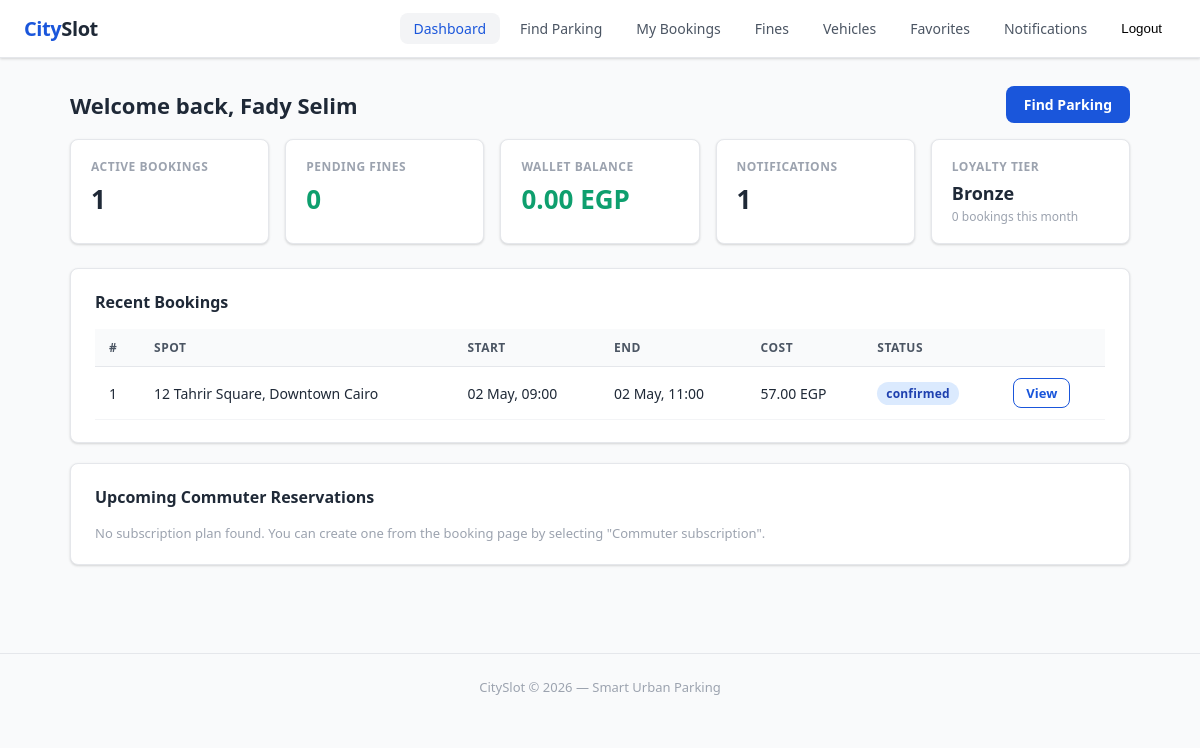
Page /index.php/driver/dashboard (signed in) on the committed database.
### tables this page shows
CREATE TABLE `drivers` (
  `driver_id`     INT UNSIGNED PRIMARY KEY,
  `phone_number`  VARCHAR(20)  DEFAULT NULL,
  `loyalty_count` INT          NOT NULL DEFAULT 0,
  `account_status` ENUM('active','suspended','deleted') NOT NULL DEFAULT 'active',
  `unpaid_fines`  INT          NOT NULL DEFAULT 0,
  `can_book`      TINYINT(1)   NOT NULL DEFAULT 1,
  `push_enabled`  TINYINT(1)   NOT NULL DEFAULT 1,
  `wallet_balance` DECIMAL(10,2) NOT NULL DEFAULT 0.00,
  FOREIGN KEY (`driver_id`) REFERENCES `users`(`id`) ON DELETE CASCADE
);

CREATE TABLE `loyalty_accounts` (
  `loyalty_id`          INT UNSIGNED AUTO_INCREMENT PRIMARY KEY,
  `driver_id`           INT UNSIGNED NOT NULL UNIQUE,
  `booking_last_30_days` INT         NOT NULL DEFAULT 0,
  `current_tier`        ENUM('bronze','silver','gold') NOT NULL DEFAULT 'bronze',
  `total_points`        DECIMAL(10,2) NOT NULL DEFAULT 0.00,
  FOREIGN KEY (`driver_id`) REFERENCES `users`(`id`) ON DELETE CASCADE
);

CREATE TABLE `reservations` (
  `reservation_id`       INT UNSIGNED AUTO_INCREMENT PRIMARY KEY,
  `driver_id`            INT UNSIGNED NOT NULL,
  `spot_id`              INT UNSIGNED NOT NULL,
  `vehicle_id`           INT UNSIGNED DEFAULT NULL,
  `payment_id`           INT UNSIGNED DEFAULT NULL,
  `start_time`           DATETIME     NOT NULL,
  `end_time`             DATETIME     NOT NULL,
  `arrival_time`         DATETIME     DEFAULT NULL,
  `buffer_end_time`      DATETIME     DEFAULT NULL,
  `status`               ENUM('pending','confirmed','active','completed','cancelled','no_show') NOT NULL DEFAULT 'pending',
  `qr_code_token`        VARCHAR(64)  NOT NULL UNIQUE,
  `is_subscription`      TINYINT(1)   NOT NULL DEFAULT 0,
  `buffer_applied`       TINYINT(1)   NOT NULL DEFAULT 0,
  `grace_period_mins`    INT          NOT NULL DEFAULT 5,
  `check_in_time`        DATETIME     DEFAULT NULL,
  `check_out_time`       DATETIME     DEFAULT NULL,
  `cancelled_at`         DATETIME     DEFAULT NULL,
  `payment_token`        VARCHAR(100) DEFAULT NULL,
  `hold_id`              VARCHAR(100) DEFAULT NULL,
  `overstay_minutes`     INT          NOT NULL DEFAULT 0,
  `license_plate_id`     INT UNSIGNED DEFAULT NULL,
  `alternative_spot_id`  INT UNSIGNED DEFAULT NULL,
  `alert_sent`           TINYINT(1)   NOT NULL DEFAULT 0,
  `recurring_days`       VARCHAR(50)  DEFAULT NULL,
  `bulk_discount_applied` TINYINT(1)  NOT NULL DEFAULT 0,
  `promo_code`           VARCHAR(50)  DEFAULT NULL,
  `base_cost`            DECIMAL(10,2) NOT NULL DEFAULT 0.00,
  `tax_amount`           DECIMAL(10,2) NOT NULL DEFAULT 0.00,
  `discount_amount`      DECIMAL(10,2) NOT NULL DEFAULT 0.00,
  `penalty_amount`       DECIMAL(10,2) NOT NULL DEFAULT 0.00,
  `final_cost`           DECIMAL(10,2) NOT NULL DEFAULT 0.00,
  `escrow_amount`        DECIMAL(10,2) NOT NULL DEFAULT 0.00,
  `created_at`           DATETIME NOT NULL DEFAULT CURRENT_TIMESTAMP,
  FOREIGN KEY (`driver_id`)   REFERENCES `users`(`id`)              ON DELETE CASCADE,
  FOREIGN KEY (`spot_id`)     REFERENCES `parking_spots`(`spot_id`) ON DELETE CASCADE,
  FOREIGN KEY (`vehicle_id`)  REFERENCES `vehicle_profiles`(`vehicle_id`) ON DELETE SET NULL,
  FOREIGN KEY (`payment_id`)  REFERENCES `payments`(`payment_id`)   ON DELETE SET NULL
);

CREATE TABLE `parking_spots` (
  `spot_id`             INT UNSIGNED AUTO_INCREMENT PRIMARY KEY,
  `owner_id`            INT UNSIGNED NOT NULL,
  `location_id`         INT UNSIGNED DEFAULT NULL,
  `zone_id`             INT UNSIGNED DEFAULT NULL,
  `address`             VARCHAR(255) NOT NULL,
  `latitude`            DECIMAL(10,7) DEFAULT NULL,
  `longitude`           DECIMAL(10,7) DEFAULT NULL,
  `height_cm`           FLOAT         DEFAULT NULL,
  `width_cm`            FLOAT         DEFAULT NULL,
  `base_rate`           DECIMAL(8,2)  NOT NULL DEFAULT 0.00,
  `status`              ENUM('available','occupied','reserved','maintenance','owner_use','locked') NOT NULL DEFAULT 'available',
  `violation_flagged`   TINYINT(1)    NOT NULL DEFAULT 0,
  `occupied_by`         VARCHAR(50)   DEFAULT NULL,
  `vehicle_id`          INT UNSIGNED  DEFAULT NULL,
  `buffer_slot_blocked` TINYINT(1)    NOT NULL DEFAULT 0,
  `is_accessible`       TINYINT(1)    NOT NULL DEFAULT 1,
  `difficulty_score`    FLOAT         DEFAULT NULL,
  `difficulty_label`    VARCHAR(50)   DEFAULT NULL,
  `has_ev_charger`      TINYINT(1)    NOT NULL DEFAULT 0,
  `photo_url`           VARCHAR(255)  DEFAULT NULL,
  `availability_start`  TIME          DEFAULT '08:00:00',
  `availability_end`    TIME          DEFAULT '22:00:00',
  `created_at`          DATETIME      NOT NULL DEFAULT CURRENT_TIMESTAMP,
  FOREIGN KEY (`owner_id`)    REFERENCES `users`(`id`)     ON DELETE CASCADE,
  FOREIGN KEY (`location_id`) REFERENCES `locations`(`location_id`) ON DELETE SET NULL,
  FOREIGN KEY (`zone_id`)     REFERENCES `zones`(`zone_id`) ON DELETE SET NULL
);

### Views/driver/dashboard.php (the view, shortened to what the rows shown need)
<?php require __DIR__ . '/../layout/header.php'; ?>
<div class="flex items-center justify-between mb-3">
    <h1 class="page-title" style="margin-bottom:0">Welcome back, <?= htmlspecialchars($u['name']) ?></h1>
    <a href="<?= htmlspecialchars(route_url('/driver/search')) ?>" class="btn btn-primary">Find Parking</a>
</div>
<div class="stats-grid">
    <div class="stat-card">
        <div class="label">Active Bookings</div>
        <div class="value"><?= $active_count ?></div>
    </div>
    <div class="stat-card">
        <div class="label">Pending Fines</div>
        <div class="value" style="color:<?= $fine_count > 0 ? 'var(--red)' : 'var(--green)' ?>"><?= $fine_count ?></div>
    </div>
    <div class="stat-card">
        <div class="label">Wallet Balance</div>
        <div class="value" style="color:var(--green)"><?= number_format($dinfo['wallet_balance'] ?? 0, 2) ?> EGP</div>
    </div>
    <div class="stat-card">
        <div class="label">Notifications</div>
        <div class="value"><?= $notif_count ?></div>
    </div>
    <div class="stat-card">
        <div class="label">Loyalty Tier</div>
        <div class="value" style="font-size:18px;text-transform:capitalize"><?= $loy['current_tier'] ?></div>
        <div class="sub"><?= $loy['booking_last_30_days'] ?> bookings this month</div>
    </div>
</div>
<div class="card">
    <div class="card-title">Recent Bookings</div>
    <?php if (empty($recent)): ?>
        <p class="text-muted">No bookings yet. <a href="<?= htmlspecialchars(route_url('/driver/search')) ?>">Find a parking spot</a>.</p>
    <?php else: ?>
    <div class="table-wrap">
        <table>
            <thead>
                <tr>
                    <th>#</th>
                    <th>Spot</th>
                    <th>Start</th>
                    <th>End</th>
                    <th>Cost</th>
                    <th>Status</th>
                    <th></th>
                </tr>
            </thead>
            <tbody>
                <?php foreach ($recent as $b): ?>
                <tr>
                    <td><?= $b['reservation_id'] ?></td>
                    <td><?= htmlspecialchars($b['address']) ?></td>
                    <td><?= date('d M, H:i', strtotime($b['start_time'])) ?></td>
                    <td><?= date('d M, H:i', strtotime($b['end_time'])) ?></td>
                    <td><?= number_format($b['final_cost'], 2) ?> EGP</td>
                    <td>
                        <?php
                        $badges = ['confirmed'=>'badge-blue','active'=>'badge-green','completed'=>'badge-gray','cancelled'=>'badge-red','no_show'=>'badge-amber'];
                        $bc = $badges[$b['status']] ?? 'badge-gray';
                        ?>
                        <span class="badge <?= $bc ?>"><?= $b['status'] ?></span>
                    </td>
                    <td>
                        <a href="<?= htmlspecialchars(route_url('/driver/bookingdetail?id=' . $b['reservation_id'])) ?>" class="btn btn-outline btn-sm">View</a>
                    </td>
                </tr>
                <?php endforeach; ?>
            </tbody>
        </table>
    </div>
    <?php endif; ?>
</div>
<div class="card mt-3">
    <div class="card-title">Upcoming Commuter Reservations</div>
    <?php if (empty($subscriptions)): ?>
        <p class="text-muted">No subscription plan found. You can create one from the booking page by selecting "Commuter subscription".</p>
    <?php endif; ?>
</div>
<?php require __DIR__ . '/../layout/footer.php'; ?>

### rows in the picture
drivers: wallet_balance "0.00"
loyalty_accounts: current_tier "Bronze", booking_last_30_days "0"
reservations: reservation_id "1", spot.address "12 Tahrir Square, Downtown Cairo", start_time "02 May, 09:00", end_time "02 May, 11:00", final_cost "57.00", status "confirmed"

### other values in the picture
$label "Dashboard"
$label "Find Parking"
$label "My Bookings"
$label "Fines"
$label "Vehicles"
$label "Favorites"
$label "Notifications"
$u['name'] "Fady Selim"
$active_count "1"
$fine_count "0"
$notif_count "1"
